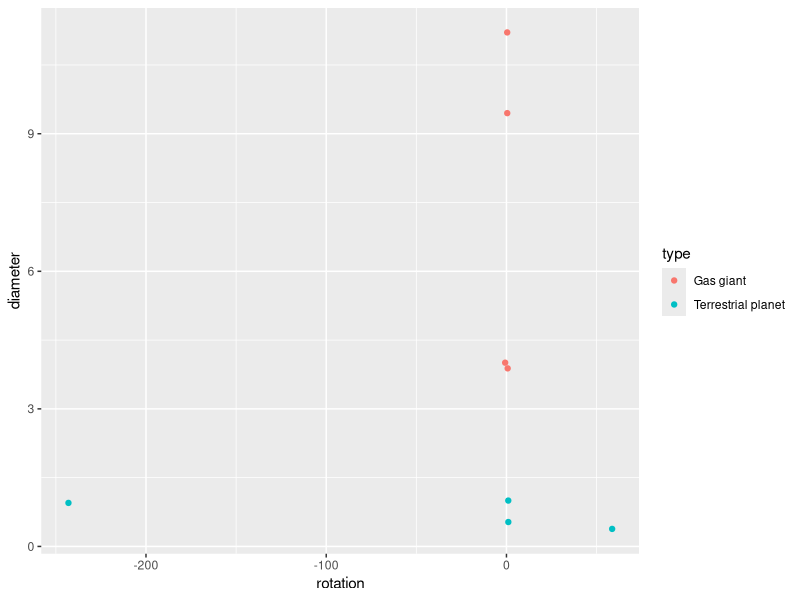
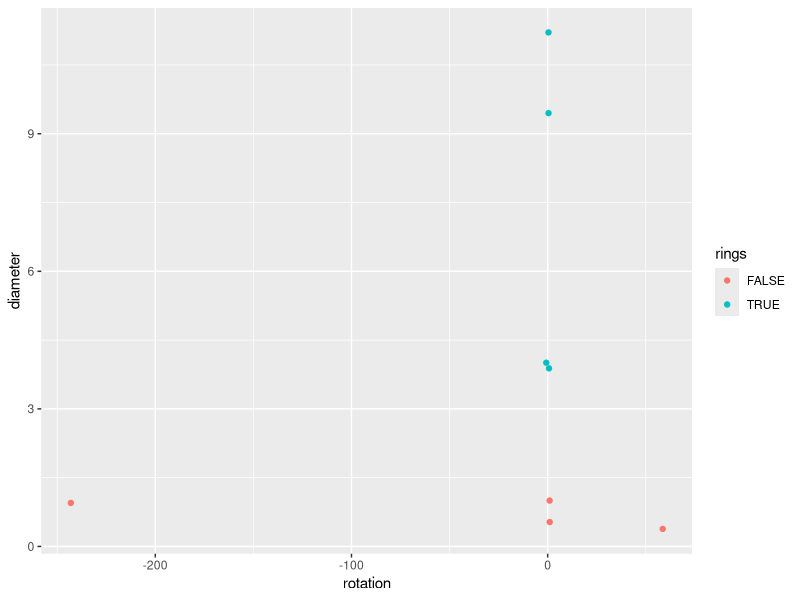

These charts were generated, in order, by the following R code:
## ---- chunk 1
knitr::opts_chunk$set(echo = TRUE)
## ---- chunk 2
install.packages("ggplot2")
library(ggplot2)

## ---- chunk 3
# Definition of vectors
name <- c("Mercury", "Venus", "Earth", "Mars", "Jupiter", "Saturn", "Uranus", "Neptune")
type <- c("Terrestrial planet", "Terrestrial planet", "Terrestrial planet", 
          "Terrestrial planet", "Gas giant", "Gas giant", "Gas giant", "Gas giant")
diameter <- c(0.382, 0.949, 1, 0.532, 11.209, 9.449, 4.007, 3.883)
rotation <- c(58.64, -243.02, 1, 1.03, 0.41, 0.43, -0.72, 0.67)
rings <- c(FALSE, FALSE, FALSE, FALSE, TRUE, TRUE, TRUE, TRUE)

# Create a data frame from the vectors
planets_df <-data.frame(name, type, diameter, rotation, rings)
## ---- chunk 4
ggplot(planets_df, aes(x = rotation, y = diameter, color = type)) +
  geom_point()
## ---- chunk 5
dia_planets <- ggplot(planets_df, aes(x = rotation, y = diameter))
dia_planets + geom_point(aes(color = rings))
## ---- chunk 6
# Definition of vectors
pencil.length <- c(10, 22, 14, 15, 77, 20)
pencil.width <- c(13, 52, 16, 45, 71, 24)
eraser.length <- c(1, 2, 3,1, 1, 1)
eraser.width <- c(1, 3, 2,2, 1, 1)
pencil_color <- c("red", "blue", "pink")

# Create a data frame from the vectors
the_pencil <-data.frame(pencil.length, pencil.width, eraser.length, eraser.width, pencil_color)
## ---- chunk 7
# Load the tidyr package
library(tidyr)

# creating th_pencil_wide
the_pencil.tidy <- the_pencil %>%
  gather(key, Value, -pencil_color) %>%
  separate(key, c("Part", "Measure"), "\\.")
